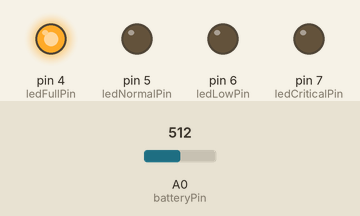
Bench run of a sketch on a simulated Arduino Uno, built with avr-gcc and run on an emulated ATmega328P. Parts: output pins drawn as LEDs (lit = HIGH). Inputs (shaded band) come from the test bench; at power-on: A0 (batteryPin) = 512. What the sketch prints to the serial monitor is not drawn.

Above: at 0.3 s.
Timing chart, 0 to 1.8 s (numbered marks = the images above):
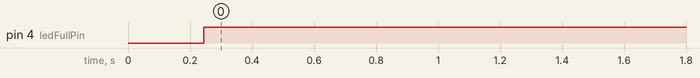

Measured:
- by itself, pin 4 (ledFullPin): LOW → HIGH at 0.24 s

The sketch:

solar_charger_monitor.ino
```cpp
/*
  Solar Powered Arduino Charger Monitor
  -------------------------------------
  Features:
  - Reads battery voltage through a voltage divider
  - Averages multiple samples for more stable readings
  - Reports battery state: FULL, NORMAL, LOW, CRITICAL
  - Optional LED status indicators
  - Serial output for diagnostics

  Assumptions:
  - Arduino reference voltage is 5.0V
  - Voltage divider ratio is 2.0 (example: 100k + 100k)
  - Single Li-ion battery nominal range: ~3.2V to ~4.2V
*/

const int batteryPin = A0;

// Optional LED pins
const int ledFullPin = 4;
const int ledNormalPin = 5;
const int ledLowPin = 6;
const int ledCriticalPin = 7;

// Voltage calibration
const float referenceVoltage = 5.0;
const float voltageDividerRatio = 2.0;

// Battery thresholds for one Li-ion cell
const float batteryFull = 4.15;
const float batteryNormalMin = 3.70;
const float batteryLow = 3.40;
const float batteryCritical = 3.20;

// Number of samples for averaging
const int sampleCount = 20;

float readBatteryVoltage() {
  long total = 0;

  for (int i = 0; i < sampleCount; i++) {
    total += analogRead(batteryPin);
    delay(10);
  }

  float averageRaw = total / (float)sampleCount;
  float measuredVoltage = averageRaw * (referenceVoltage / 1023.0);
  float batteryVoltage = measuredVoltage * voltageDividerRatio;

  return batteryVoltage;
}

void clearLeds() {
  digitalWrite(ledFullPin, LOW);
  digitalWrite(ledNormalPin, LOW);
  digitalWrite(ledLowPin, LOW);
  digitalWrite(ledCriticalPin, LOW);
}

void setBatteryStatusLeds(float voltage) {
  clearLeds();

  if (voltage >= batteryFull) {
    digitalWrite(ledFullPin, HIGH);
  } else if (voltage >= batteryNormalMin) {
    digitalWrite(ledNormalPin, HIGH);
  } else if (voltage >= batteryLow) {
    digitalWrite(ledLowPin, HIGH);
  } else {
    digitalWrite(ledCriticalPin, HIGH);
  }
}

const char* batteryStatusLabel(float voltage) {
  if (voltage >= batteryFull) {
    return "FULL";
  } else if (voltage >= batteryNormalMin) {
    return "NORMAL";
  } else if (voltage >= batteryLow) {
    return "LOW";
  } else {
    return "CRITICAL";
  }
}

void setup() {
  Serial.begin(9600);

  pinMode(ledFullPin, OUTPUT);
  pinMode(ledNormalPin, OUTPUT);
  pinMode(ledLowPin, OUTPUT);
  pinMode(ledCriticalPin, OUTPUT);

  clearLeds();

  Serial.println("Solar Powered Arduino Charger Monitor");
  Serial.println("------------------------------------");
  Serial.println("Reading battery voltage...");
}

void loop() {
  float batteryVoltage = readBatteryVoltage();
  const char* status = batteryStatusLabel(batteryVoltage);

  setBatteryStatusLeds(batteryVoltage);

  Serial.print("Battery Voltage: ");
  Serial.print(batteryVoltage, 2);
  Serial.print(" V | Status: ");
  Serial.println(status);

  if (batteryVoltage >= batteryFull) {
    Serial.println("Battery is near full charge.");
  } else if (batteryVoltage >= batteryNormalMin) {
    Serial.println("Battery is in a healthy operating range.");
  } else if (batteryVoltage >= batteryLow) {
    Serial.println("Battery is getting low. Charging recommended.");
  } else {
    Serial.println("Battery is critical. Reduce load and recharge immediately.");
  }

  Serial.println();
  delay(5000);
}
```
